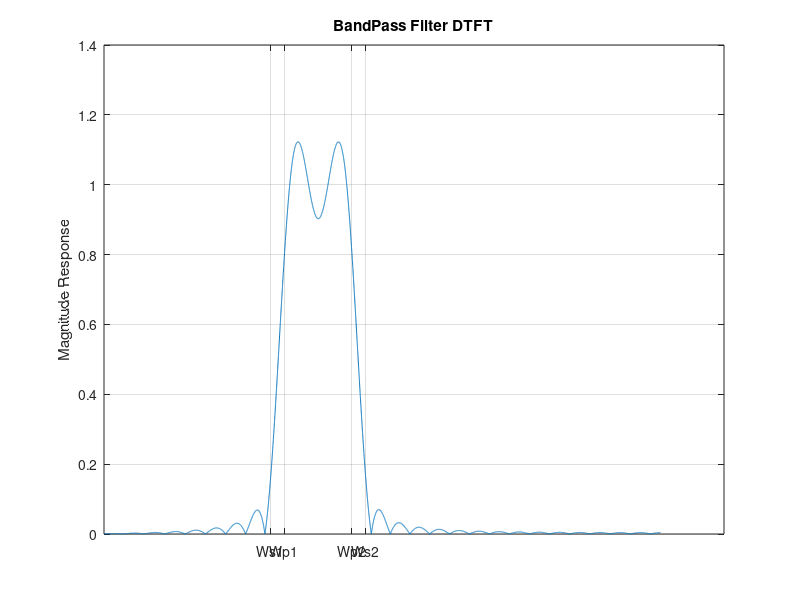
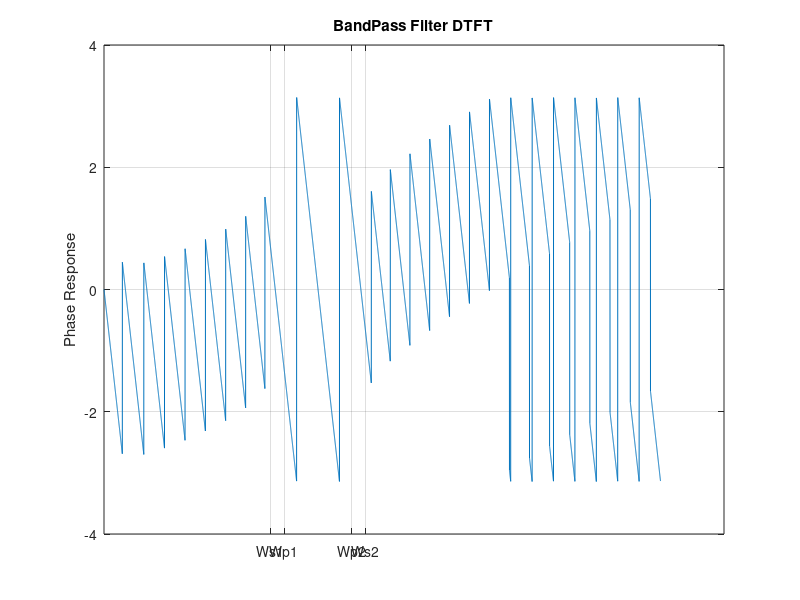

Here is the MATLAB script that generated these plots, in order:
f_samp = 330e3;

%Band Edge speifications
fs1 = 49.5e3;
fp1 =  53.5e3;
fp2 = 73.5e3;
fs2 = 77.5e3;

Ws1 = fs1*2*pi/f_samp;
Ws2  = fs2*2*pi/f_samp;
Wp1 = fp1*2*pi/f_samp;
Wp2  = fp2*2*pi/f_samp;
Wc1 = (Ws1+Wp1)/2;
Wc2 = (Ws2+Wp2)/2;

%Kaiser paramters
A = -20*log10(0.15);
if(A < 21)
    beta = 0;
elseif(A <51)
    beta = 0.5842*(A-21)^0.4 + 0.07886*(A-21);
else
    beta = 0.1102*(A-8.7);
end

N_min = ceil(1+(A-7.95) / (2.285*0.025*pi));           %empirical formula for N_min

%Window length for Kaiser Window
n= N_min+4;

alpha = beta/ n;

%Ideal bandpass impulse response of length "n"
b = (n-1)/2;
num = [0:1:(n-1)];
m = num - b + eps;

bp_ideal = 2 .* cos((Wc2+Wc1).*m./2) .* sin((Wc2-Wc1).*m./2) ./ (pi*m);

%Kaiser Window of length "N" with shape paramter beta calculated above
kaiser_win = (kaiser(n,beta))';

FIR_BandPass = bp_ideal .* kaiser_win;

%magnitude response
freq = 0:3.1415e-4:pi;

H_transfer = freqz(FIR_BandPass, 1,length(freq));   
figure,plot(freq,abs(H_transfer));grid;
xticks([Ws1 Wp1 Wp2 Ws2]);xticklabels({'Ws1', 'Wp1', 'Wp2', 'Ws2'});
ylabel("Magnitude Response");title("BandPass Filter DTFT");

disp(FIR_BandPass);

%Phase response
figure,plot(freq,angle(H_transfer));grid;
xticks([Ws1 Wp1 Wp2 Ws2]);xticklabels({'Ws1', 'Wp1', 'Wp2', 'Ws2'});
ylabel("Phase Response");title("BandPass Filter DTFT");